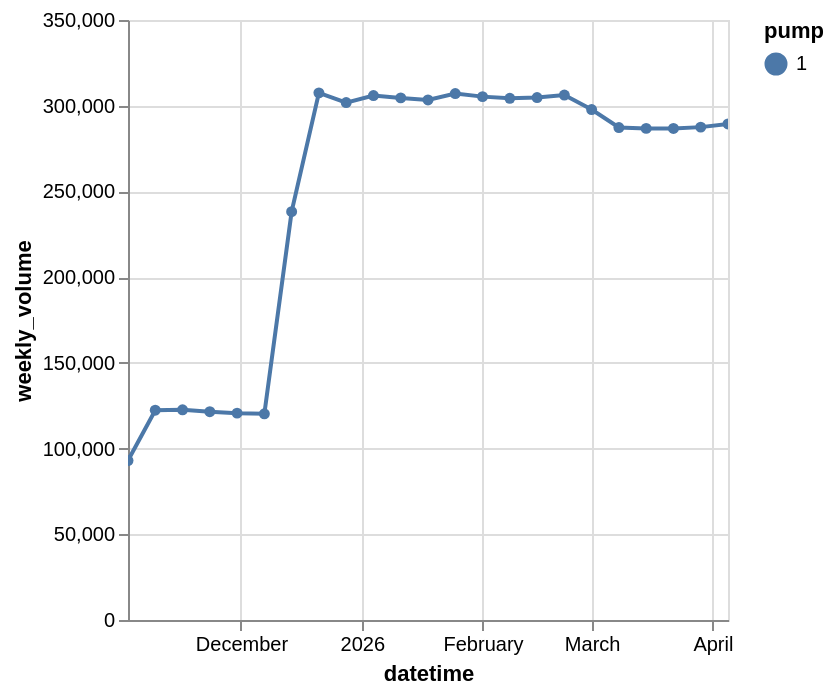

Notebook source saved alongside this figure:
### Code cell
pump_options1 = sorted(df_tidy['pump'].unique())
selected_pumps1 = st.multiselect("Select Pumps", pump_options1, default=[pump_options1[0]])


min_date = weekly['datetime'].min().date()
max_date = weekly['datetime'].max().date()
start_date, end_date = st.slider(
    "Select date range",
    min_value=min_date,
    max_value=max_date,
    value=(min_date, max_date)
)

# Filter the data
weekly_filtered1 = weekly[
    (weekly['pump'].isin(selected_pumps1)) &
    (weekly['datetime'].dt.date >= start_date) &
    (weekly['datetime'].dt.date <= end_date)
]

# Plot
line_chart = alt.Chart(weekly_filtered1).mark_line(point=True).encode(
    x='datetime:T',
    y='weekly_volume:Q',
    color='pump:N',
    tooltip=['pump', 'datetime', 'weekly_volume']
).interactive()

line_chart

### Figure 1 — Vega-Lite specification as saved in the notebook (floating-point values rounded to 4 significant figures)
{"config": {"view": {"continuousWidth": 300, "continuousHeight": 300}}, "data": {"name": "data-0427e72baff47bbc17848fa81a863906"}, "mark": {"type": "line", "point": true}, "encoding": {"color": {"field": "pump", "type": "nominal"}, "tooltip": [{"field": "pump", "type": "quantitative"}, {"field": "datetime", "type": "temporal"}, {"field": "weekly_volume", "type": "quantitative"}], "x": {"field": "datetime", "type": "temporal"}, "y": {"field": "weekly_volume", "type": "quantitative"}}, "params": [{"name": "param_1e9efca18e7a2868", "select": {"type": "interval", "encodings": ["x", "y"]}, "bind": "scales"}], "$schema": "https://vega.github.io/schema/vega-lite/v6.1.0.json", "datasets": {"data-0427e72baff47bbc17848fa81a863906": [{"pump": 1, "datetime": "2025-11-02T00:00:00", "first": 684.0, "last": 93720.0, "weekly_volume": 93040.0}, {"pump": 1, "datetime": "2025-11-09T00:00:00", "first": 94460.0, "last": 216800.0, "weekly_volume": 122400.0}, {"pump": 1, "datetime": "2025-11-16T00:00:00", "first": 217600.0, "last": 340200.0, "weekly_volume": 122600.0}, {"pump": 1, "datetime": "2025-11-23T00:00:00", "first": 340900.0, "last": 462500.0, "weekly_volume": 121500.0}, {"pump": 1, "datetime": "2025-11-30T00:00:00", "first": 463200.0, "last": 583800.0, "weekly_volume": 120700.0}, {"pump": 1, "datetime": "2025-12-07T00:00:00", "first": 584600.0, "last": 704800.0, "weekly_volume": 120300.0}, {"pump": 1, "datetime": "2025-12-14T00:00:00", "first": 705600.0, "last": 943800.0, "weekly_volume": 238200.0}, {"pump": 1, "datetime": "2025-12-21T00:00:00", "first": 945600.0, "last": 1253000.0, "weekly_volume": 307500.0}, {"pump": 1, "datetime": "2025-12-28T00:00:00", "first": 1255000.0, "last": 1557000.0, "weekly_volume": 301800.0}, {"pump": 1, "datetime": "2026-01-04T00:00:00", "first": 1559000.0, "last": 1865000.0, "weekly_volume": 306000.0}, {"pump": 1, "datetime": "2026-01-11T00:00:00", "first": 1868000.0, "last": 2173000.0, "weekly_volume": 304600.0}, {"pump": 1, "datetime": "2026-01-18T00:00:00", "first": 2177000.0, "last": 2480000.0, "weekly_volume": 303400.0}, {"pump": 1, "datetime": "2026-01-25T00:00:00", "first": 2484000.0, "last": 2791000.0, "weekly_volume": 307100.0}, {"pump": 1, "datetime": "2026-02-01T00:00:00", "first": 2795000.0, "last": 3100000.0, "weekly_volume": 305300.0}, {"pump": 1, "datetime": "2026-02-08T00:00:00", "first": 3104000.0, "last": 3408000.0, "weekly_volume": 304300.0}, {"pump": 1, "datetime": "2026-02-15T00:00:00", "first": 3412000.0, "last": 3716000.0, "weekly_volume": 304700.0}, {"pump": 1, "datetime": "2026-02-22T00:00:00", "first": 3720000.0, "last": 4026000.0, "weekly_volume": 306200.0}, {"pump": 1, "datetime": "2026-03-01T00:00:00", "first": 4030000.0, "last": 4328000.0, "weekly_volume": 297800.0}, {"pump": 1, "datetime": "2026-03-08T00:00:00", "first": 4332000.0, "last": 4619000.0, "weekly_volume": 287300.0}, {"pump": 1, "datetime": "2026-03-15T00:00:00", "first": 4622000.0, "last": 4909000.0, "weekly_volume": 286800.0}, {"pump": 1, "datetime": "2026-03-22T00:00:00", "first": 4913000.0, "last": 5199000.0, "weekly_volume": 286700.0}, {"pump": 1, "datetime": "2026-03-29T00:00:00", "first": 5203000.0, "last": 5491000.0, "weekly_volume": 287500.0}, {"pump": 1, "datetime": "2026-04-05T00:00:00", "first": 5494000.0, "last": 5784000.0, "weekly_volume": 289400.0}]}}
